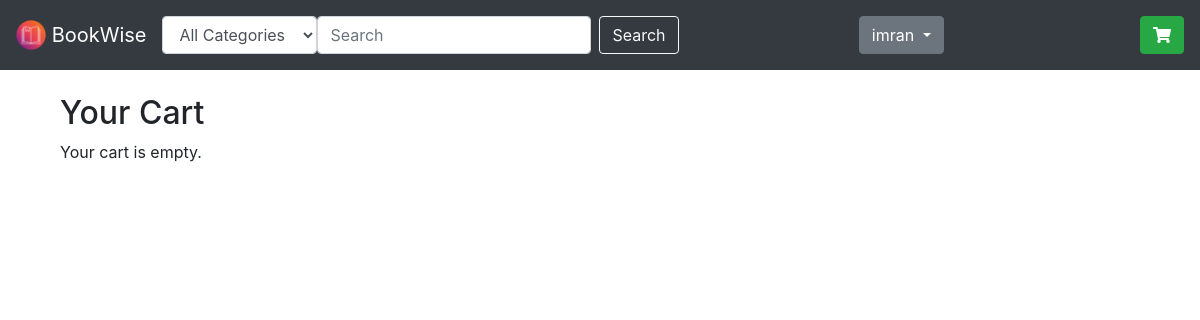
Page /cart/ (signed in) on the earlier database version.
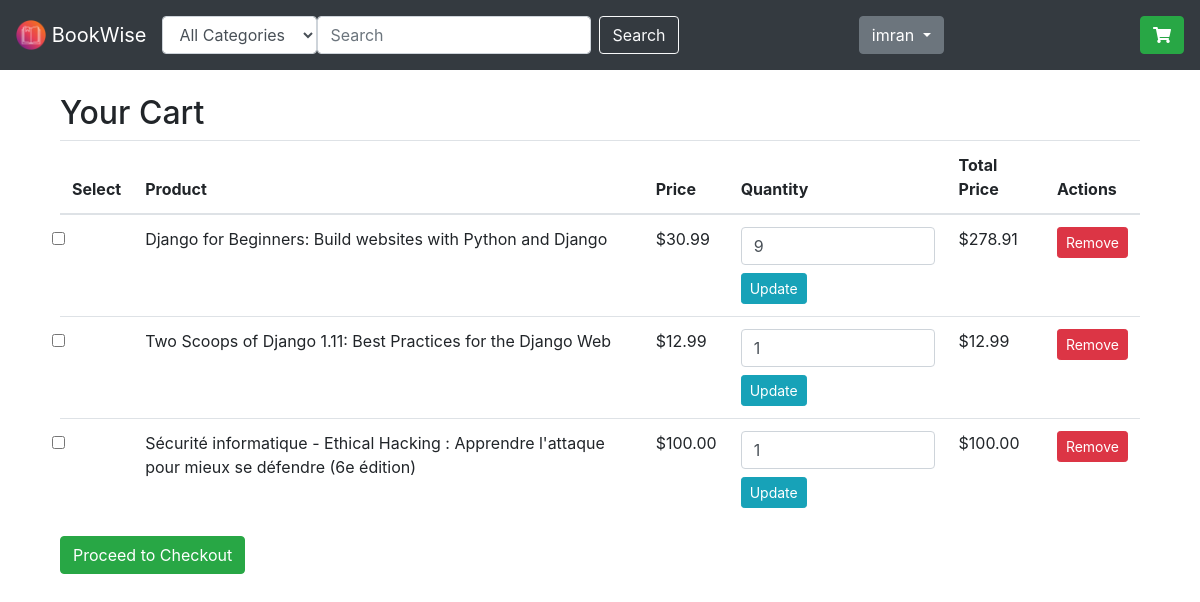
Same page on the later database version.
### books/models.py (models this page shows, shortened)
class CartItem(models.Model):
    cart = models.ForeignKey(Cart, related_name='items', on_delete=models.CASCADE)
    book = models.ForeignKey(Book, on_delete=models.CASCADE)
    quantity = models.IntegerField(default=1)
    def total_price(self):
        return self.quantity * self.book.price

class Book(models.Model):
    title = models.CharField(max_length=200)
    author = models.CharField(max_length=200)
    description = models.CharField(max_length=500, null=True, blank=True)
    price = models.FloatField(null=True, blank=True)
    image_url = models.CharField(max_length=2083, null=True, blank=True)
    follow_author = models.CharField(max_length=2083, null=True, blank=True)
    book_available = models.IntegerField(default=0)  # Nombre de copies disponibles
    category = models.ForeignKey(Category, on_delete=models.CASCADE, null=True)

### books/views.py (the view)
def cart_detail(request):
    try:
        cart = Cart.objects.get(user=request.user)  # assuming user is logged in
        items = cart.items.all()
    except Cart.DoesNotExist:
        items = []
    return render(request, 'cart/cart_detail.html', {'cart_items': items})

### templates/cart/cart_detail.html (shortened to what this page needs)
{% extends "base.html" %}
{% block content %}
  <div class="container mt-4">
    <h2>Your Cart</h2>
    {% if cart_items %}
      <form action="{% url 'cart_checkout' %}" method="post">
        <table class="table">
          <thead>
            <tr>
              <th>Select</th>
              <th>Product</th>
              <th>Price</th>
              <th>Quantity</th>
              <th>Total Price</th>
              <th>Actions</th>
            </tr>
          </thead>
          <tbody>
            {% for item in cart_items %}
              <tr>
                <td><input type="checkbox" name="selected_items" value="{{ item.id }}" class="form-check-input"></td>
                <td>{{ item.book.title }}</td>
                <td>${{ item.book.price|floatformat:2 }}</td>
                <td>
                  <form action="{% url 'cart_item_update' item.id %}" method="post" class="d-inline">
                    <input type="number" name="quantity" value="{{ item.quantity }}" min="1" class="form-control">
                    <button type="submit" class="btn btn-info btn-sm mt-2">Update</button>
                  </form>
                </td>
                <td>${{ item.total_price|floatformat:2 }}</td>
                <td>
                  <form action="{% url 'cart_item_delete' item.id %}" method="post" class="d-inline">
                    <button type="submit" class="btn btn-danger btn-sm">Remove</button>
                  </form>
                </td>
              </tr>
            {% endfor %}
          </tbody>
        </table>
        <div class="d-flex justify-content-between">
          <button type="submit" class="btn btn-success">Proceed to Checkout</button>
        </div>
      </form>
    {% else %}
      <p>Your cart is empty.</p>
    {% endif %}
  </div>
{% endblock %}

### templates/base.html (shortened to what this page needs)
{% load static %}
<!doctype html>
<html lang="fr">
<head>
  <link rel="stylesheet" href="https://stackpath.bootstrapcdn.com/bootstrap/4.4.1/css/bootstrap.min.css">
  <link rel="stylesheet" href="https://cdnjs.cloudflare.com/ajax/libs/font-awesome/5.15.1/css/all.min.css">
  <link rel="stylesheet" href="{% static 'css/base.css' %}">
</head>
<body>
  <nav class="navbar navbar-expand-lg navbar-dark bg-dark">
    <a class="navbar-brand" href="{% url 'list' %}">
      <img src="{% static 'images/logo.png' %}" width="30" height="30" class="d-inline-block align-top" alt="">
      BookWise
    </a>
    <div class="mt-2 mb-2">
      <form class="d-flex" action="{% url 'search_results' %}" method="get">
        <select class="form-control me-2" name="category_id" onchange="this.form.submit()">
          <option value="">All Categories</option>
        </select>
      </form>
    </div>
    <div class="collapse navbar-collapse justify-content-between" id="navbarNavDropdown">
      <form class="form-inline my-2 my-lg-0" action="{% url 'search_results' %}" method="get">
        <input class="form-control mr-sm-2" type="search" name="q" placeholder="Search" aria-label="Search">
        <button class="btn btn-outline-light my-2 my-sm-0" type="submit">Search</button>
      </form>
      <div class="dropdown">
        <button class="btn btn-secondary dropdown-toggle" type="button" id="dropdownMenuButton" data-toggle="dropdown" aria-haspopup="true" aria-expanded="false">
          {% if user.is_authenticated %}
            {{ user.username }}
          {% else %}
            Account
          {% endif %}
        </button>
      </div>
      <a href="{% url 'cart_detail' %}" class="btn btn-success ml-3">
        <i class="fas fa-shopping-cart"></i>
      </a>
    </div>
  </nav>
  <div class="container mt-4">
    {% block content %}{% endblock content %}
  </div>
</body>
</html>

### static/css/base.css (style rules this page uses)
* { margin: 0; padding: 0; border: 0; outline: 0; box-sizing: border-box; }
body { height: 100vh; align-items: center; justify-content: center; }

Differences in the rows shown:
added CartItem: book "Django for Beginners: Build websites with Python and Django", book.price "30.99", quantity "9", total_price "278.91"
added CartItem: book "Two Scoops of Django 1.11: Best Practices for the Django Web", book.price "12.99", quantity "1", total_price "12.99"
added CartItem: book "Sécurité informatique - Ethical Hacking : Apprendre l'attaque pour mieux se défendre (6e édition)", book.price "100.00", quantity "1", total_price "100.00"
Other differences:
text no longer shown: "Your cart is empty."
text now shown: "Select Product Price Quantity Total Price Actions Proceed to Checkout"
